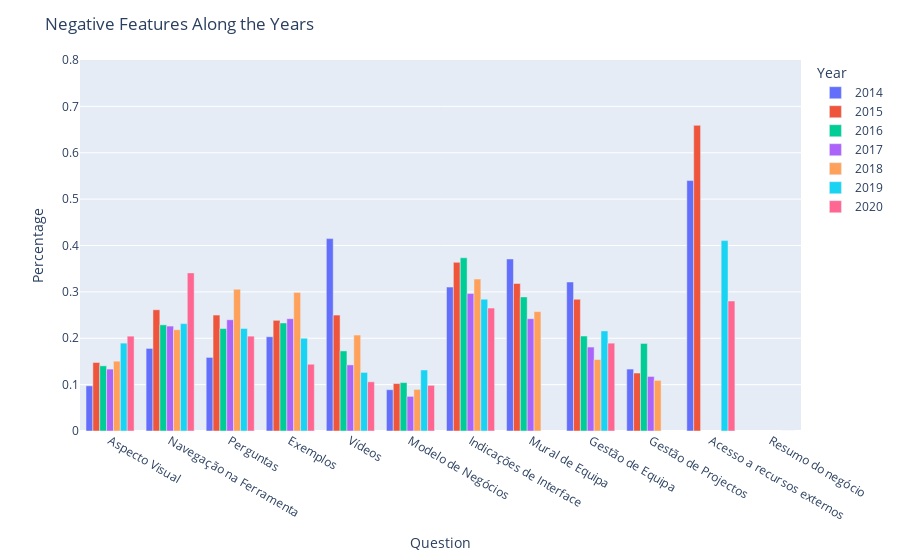

Write notebook code for a chart like this one.
### Code cell
import plotly_express as px

fig = px.bar(NegOverYears, x="Question", y="Percentage", color='Year', barmode='group',
             hover_name='Question', range_y=[0,0.8])
fig.update_layout(title_text='Negative Features Along the Years')
fig.update_layout(xaxis_type='category')

fig.show()
fig.write_image('Outputs/YearlyAverage/NegOverYears.png')



from IPython.display import Image
Image(filename='Outputs/YearlyAverage/NegOverYears.png')

### Figure 1 — Plotly figure (JSON) as saved in the notebook; plotly's stock layout.template omitted (floating-point values rounded to 4 significant figures)
{"data": [{"alignmentgroup": "True", "hovertemplate": "<b>%{hovertext}</b><br><br>Year=2014<br>Question=%{x}<br>Percentage=%{y}<extra></extra>", "hovertext": ["Aspecto Visual", "Navegação na Ferramenta", "Perguntas", "Exemplos", "Vídeos", "Modelo de Negócios", "Indicações de Interface", "Mural de Equipa", "Gestão de Equipa", "Gestão de Projectos", "Acesso a recursos externos"], "legendgroup": "2014", "marker": {"color": "#636efa"}, "name": "2014", "offsetgroup": "2014", "orientation": "v", "showlegend": true, "textposition": "auto", "type": "bar", "x": ["Aspecto Visual", "Navegação na Ferramenta", "Perguntas", "Exemplos", "Vídeos", "Modelo de Negócios", "Indicações de Interface", "Mural de Equipa", "Gestão de Equipa", "Gestão de Projectos", "Acesso a recursos externos"], "xaxis": "x", "y": [0.09742, 0.1781, 0.1587, 0.2032, 0.4148, 0.08903, 0.3103, 0.371, 0.3213, 0.1335, 0.54], "yaxis": "y"}, {"alignmentgroup": "True", "hovertemplate": "<b>%{hovertext}</b><br><br>Year=2015<br>Question=%{x}<br>Percentage=%{y}<extra></extra>", "hovertext": ["Aspecto Visual", "Navegação na Ferramenta", "Perguntas", "Exemplos", "Vídeos", "Modelo de Negócios", "Indicações de Interface", "Mural de Equipa", "Gestão de Equipa", "Gestão de Projectos", "Acesso a recursos externos"], "legendgroup": "2015", "marker": {"color": "#EF553B"}, "name": "2015", "offsetgroup": "2015", "orientation": "v", "showlegend": true, "textposition": "auto", "type": "bar", "x": ["Aspecto Visual", "Navegação na Ferramenta", "Perguntas", "Exemplos", "Vídeos", "Modelo de Negócios", "Indicações de Interface", "Mural de Equipa", "Gestão de Equipa", "Gestão de Projectos", "Acesso a recursos externos"], "xaxis": "x", "y": [0.1477, 0.2614, 0.25, 0.2386, 0.25, 0.1023, 0.3636, 0.3182, 0.2841, 0.125, 0.6591], "yaxis": "y"}, {"alignmentgroup": "True", "hovertemplate": "<b>%{hovertext}</b><br><br>Year=2016<br>Question=%{x}<br>Percentage=%{y}<extra></extra>", "hovertext": ["Aspecto Visual", "Navegação na Ferramenta", "Perguntas", "Exemplos", "Vídeos", "Modelo de Negócios", "Indicações de Interface", "Mural de Equipa", "Gestão de Equipa", "Gestão de Projectos"], "legendgroup": "2016", "marker": {"color": "#00cc96"}, "name": "2016", "offsetgroup": "2016", "orientation": "v", "showlegend": true, "textposition": "auto", "type": "bar", "x": ["Aspecto Visual", "Navegação na Ferramenta", "Perguntas", "Exemplos", "Vídeos", "Modelo de Negócios", "Indicações de Interface", "Mural de Equipa", "Gestão de Equipa", "Gestão de Projectos"], "xaxis": "x", "y": [0.1406, 0.2289, 0.2209, 0.2329, 0.1727, 0.1044, 0.3735, 0.2892, 0.2048, 0.1888], "yaxis": "y"}, {"alignmentgroup": "True", "hovertemplate": "<b>%{hovertext}</b><br><br>Year=2017<br>Question=%{x}<br>Percentage=%{y}<extra></extra>", "hovertext": ["Aspecto Visual", "Navegação na Ferramenta", "Perguntas", "Exemplos", "Vídeos", "Modelo de Negócios", "Indicações de Interface", "Mural de Equipa", "Gestão de Equipa", "Gestão de Projectos"], "legendgroup": "2017", "marker": {"color": "#ab63fa"}, "name": "2017", "offsetgroup": "2017", "orientation": "v", "showlegend": true, "textposition": "auto", "type": "bar", "x": ["Aspecto Visual", "Navegação na Ferramenta", "Perguntas", "Exemplos", "Vídeos", "Modelo de Negócios", "Indicações de Interface", "Mural de Equipa", "Gestão de Equipa", "Gestão de Projectos"], "xaxis": "x", "y": [0.1335, 0.2262, 0.2398, 0.2421, 0.1425, 0.07466, 0.2964, 0.2421, 0.181, 0.1176], "yaxis": "y"}, {"alignmentgroup": "True", "hovertemplate": "<b>%{hovertext}</b><br><br>Year=2018<br>Question=%{x}<br>Percentage=%{y}<extra></extra>", "hovertext": ["Aspecto Visual", "Navegação na Ferramenta", "Perguntas", "Exemplos", "Vídeos", "Modelo de Negócios", "Indicações de Interface", "Mural de Equipa", "Gestão de Equipa", "Gestão de Projectos"], "legendgroup": "2018", "marker": {"color": "#FFA15A"}, "name": "2018", "offsetgroup": "2018", "orientation": "v", "showlegend": true, "textposition": "auto", "type": "bar", "x": ["Aspecto Visual", "Navegação na Ferramenta", "Perguntas", "Exemplos", "Vídeos", "Modelo de Negócios", "Indicações de Interface", "Mural de Equipa", "Gestão de Equipa", "Gestão de Projectos"], "xaxis": "x", "y": [0.1506, 0.2184, 0.3057, 0.2989, 0.2069, 0.08966, 0.3276, 0.2575, 0.154, 0.1092], "yaxis": "y"}, {"alignmentgroup": "True", "hovertemplate": "<b>%{hovertext}</b><br><br>Year=2019<br>Question=%{x}<br>Percentage=%{y}<extra></extra>", "hovertext": ["Resumo do negócio", "Modelo de Negócios", "Indicações de Interface", "Navegação na Ferramenta", "Aspecto Visual", "Exemplos", "Perguntas", "Vídeos", "Gestão de Equipa", "Acesso a recursos externos"], "legendgroup": "2019", "marker": {"color": "#19d3f3"}, "name": "2019", "offsetgroup": "2019", "orientation": "v", "showlegend": true, "textposition": "auto", "type": "bar", "x": ["Resumo do negócio", "Modelo de Negócios", "Indicações de Interface", "Navegação na Ferramenta", "Aspecto Visual", "Exemplos", "Perguntas", "Vídeos", "Gestão de Equipa", "Acesso a recursos externos"], "xaxis": "x", "y": [0, 0.1316, 0.2842, 0.2316, 0.1895, 0.2, 0.2211, 0.1263, 0.2158, 0.4105], "yaxis": "y"}, {"alignmentgroup": "True", "hovertemplate": "<b>%{hovertext}</b><br><br>Year=2020<br>Question=%{x}<br>Percentage=%{y}<extra></extra>", "hovertext": ["Resumo do negócio", "Modelo de Negócios", "Indicações de Interface", "Navegação na Ferramenta", "Aspecto Visual", "Exemplos", "Perguntas", "Vídeos", "Gestão de Equipa", "Acesso a recursos externos"], "legendgroup": "2020", "marker": {"color": "#FF6692"}, "name": "2020", "offsetgroup": "2020", "orientation": "v", "showlegend": true, "textposition": "auto", "type": "bar", "x": ["Resumo do negócio", "Modelo de Negócios", "Indicações de Interface", "Navegação na Ferramenta", "Aspecto Visual", "Exemplos", "Perguntas", "Vídeos", "Gestão de Equipa", "Acesso a recursos externos"], "xaxis": "x", "y": [0, 0.09848, 0.2652, 0.3409, 0.2045, 0.1439, 0.2045, 0.1061, 0.1894, 0.2803], "yaxis": "y"}], "layout": {"barmode": "group", "legend": {"title": {"text": "Year"}, "tracegroupgap": 0}, "margin": {"t": 60}, "title": {"text": "Negative Features Along the Years"}, "xaxis": {"anchor": "y", "domain": [0, 1], "title": {"text": "Question"}, "type": "category"}, "yaxis": {"anchor": "x", "domain": [0, 1], "range": [0, 0.8], "title": {"text": "Percentage"}}}}
